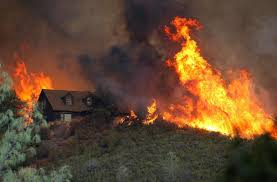
#> input picture fire1.jpeg, 277 x 182 px
$ python -i app.py   (imports and definitions only)
#> lines starting #> are read from the running program, lines starting #| are printed output that depends on the picture; after the words box and inside, x2 and y2 are one past the last pixel; in counts of white or black regions, pixels touching at a corner belong together
#> further down, picture is the input picture: shape (182, 277, 3); mean B, G, R 49.7, 72.7, 100.8
import cv2
import numpy as np
import streamlit as st

# Define color ranges for fire and smoke detection
fire_lower_range = np.array([0, 50, 50])  # Adjusted lower range for fire detection
fire_upper_range = np.array([35, 255, 255])  # Adjusted upper range for fire detection

smoke_lower_range = np.array([0, 0, 50])  # Adjusted lower range for smoke detection
smoke_upper_range = np.array([180, 50, 200])  # Adjusted upper range for smoke detection

# Function to detect fire and smoke in an image
def detect_fire_and_smoke(image):
    hsv = cv2.cvtColor(image, cv2.COLOR_BGR2HSV)
#> hsv: shape (182, 277, 3); mean H, S, V 33.5, 104.8, 102

    # Create masks for fire and smoke detection
    fire_mask = cv2.inRange(hsv, fire_lower_range, fire_upper_range)
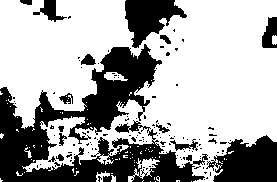
#> fire_mask: shape (182, 277); 66.5% white; 132 black regions (115 under 20 px), largest, box (x1, y1, x2, y2) and area: (0, 44, 208, 182) 11215, (206, 135, 277, 182) 2333, (125, 0, 187, 48) 1641
    smoke_mask = cv2.inRange(hsv, smoke_lower_range, smoke_upper_range)
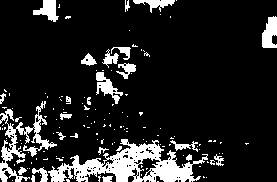
#> smoke_mask: shape (182, 277); 13.7% white; 138 white regions (113 under 20 px)

    # Fire detection contours
    contours, _ = cv2.findContours(fire_mask, cv2.RETR_EXTERNAL, cv2.CHAIN_APPROX_SIMPLE)
#> contours = 80 contours, 75 with area under 20; largest, box (x1, y1, x2, y2) and area: (0, 0, 277, 182) 33298, (128, 158, 160, 182) 209, (104, 72, 128, 81) 117, (96, 171, 110, 182) 44, (272, 35, 277, 45) 32
    for contour in contours:
        area = cv2.contourArea(contour)
        if area > 500:  # Only draw contours for significant areas
            x, y, w, h = cv2.boundingRect(contour)
            cv2.rectangle(image, (x, y), (x + w, y + h), (0, 0, 255), 2)
#> this loop made 80 passes
#> (area, x, y, w, h) on pass 80: (33298, 0, 0, 277, 182)
#> area on passes 12, 27: 44, 209
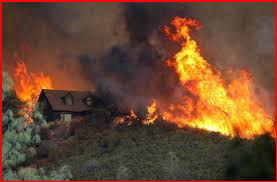
#> image: shape (182, 277, 3); 2.71% of pixels changed, all inside (x1, y1, x2, y2) = (0, 0, 277, 182)

    # Smoke detection contours
    contours, _ = cv2.findContours(smoke_mask, cv2.RETR_EXTERNAL, cv2.CHAIN_APPROX_SIMPLE)
#> contours = 135 contours, 117 with area under 20; largest, box (x1, y1, x2, y2) and area: (48, 139, 208, 182) 2960, (0, 101, 57, 182) 892, (262, 16, 277, 48) 308, (96, 72, 123, 104) 274, (33, 0, 59, 22) 263
    for contour in contours:
        area = cv2.contourArea(contour)
        if area > 500:  # Only draw contours for significant areas
            x, y, w, h = cv2.boundingRect(contour)
            cv2.rectangle(image, (x, y), (x + w, y + h), (255, 0, 0), 2)
#> this loop made 135 passes
#> (area, x, y, w, h) on passes 51, 100: (2959.5, 48, 139, 160, 43), (892.5, 0, 101, 57, 81)
#> area on passes 6, 12, 13, 26, 27, 48: 35.5, 84, 29.5, 36.5, 20, 78
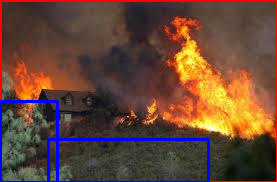
#> image: shape (182, 277, 3); 2.96% of pixels changed, all inside (x1, y1, x2, y2) = (0, 100, 210, 182)

    return image

# Streamlit application
# [13 lines not run here, left out]

>>> import cv2
>>> picture = cv2.imread('fire1.jpeg')
>>> result = detect_fire_and_smoke(picture)
